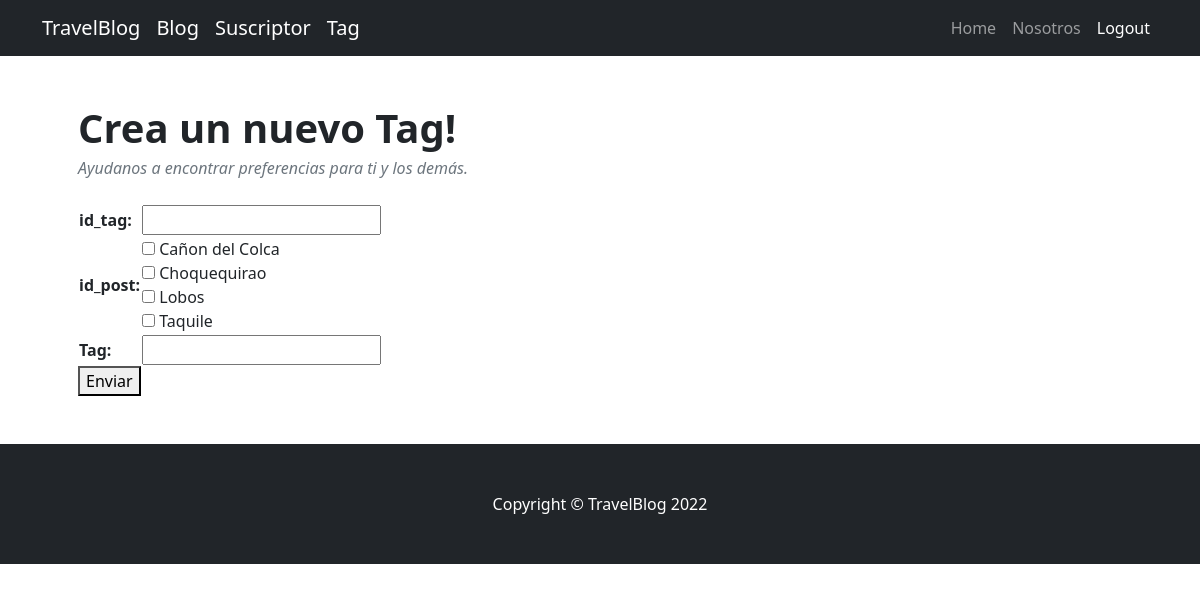
Page /form_tag/ (signed in) on the earlier database version.
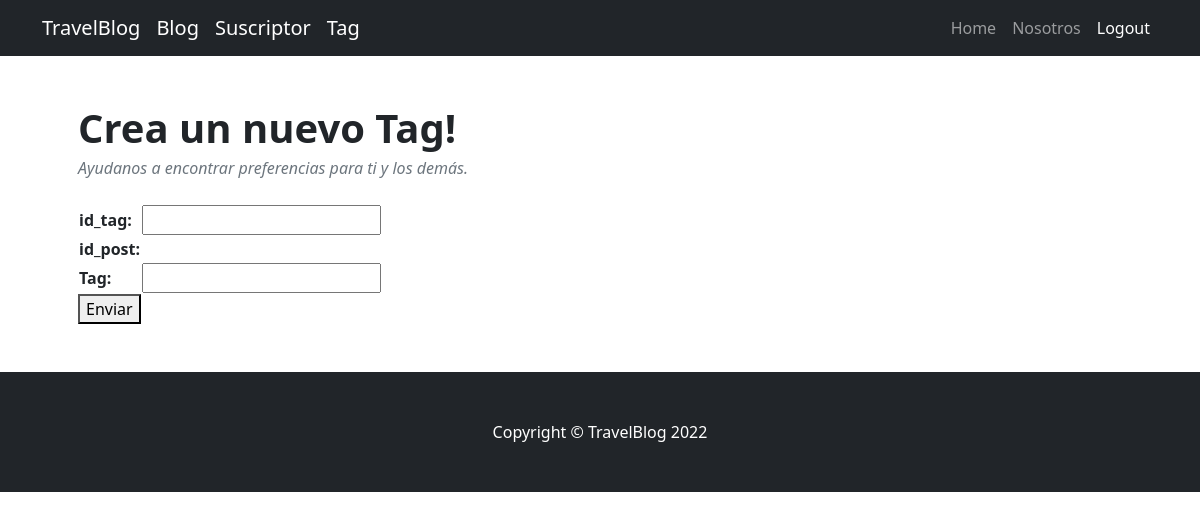
Same page on the later database version.
### AppBlog/models.py (models this page shows)
class Post(models.Model):
    id_post = models.AutoField(primary_key=True)
    nombre = models.CharField(max_length=50)
    sub_titulo = models.CharField(max_length=50)
    fecha_publicacion = models.DateField()
    img = models.CharField(max_length=100)
    descripcion = models.CharField(max_length=100)
    class Meta:
        verbose_name = 'Post'
        verbose_name_plural = 'Posts'
        ordering = ['id_post']
    def __str__(self):
        return self.nombre

### AppBlog/views.py (the view)
# urls.py: path('form_tag/', form_tag, name='form_tag'),
@login_required
def form_tag(request):
    formulario = Taguear(request.POST or None)
    if request.method == 'POST':
        formulario = Taguear(request.POST)
        if request.POST and formulario.is_valid():
            formulario_limpio = formulario.cleaned_data
            id_tag = formulario_limpio['id_tag']
            tag = formulario_limpio['tag']
            obj = Tags(
                id_tag=id_tag,
                tag = tag
            )
            obj.save()
            form2 = Taguear(request.POST, instance=obj)
            form2.save(commit=False)
            form2.save_m2m()
            return render(request,'index.html')
    else:
        formulario = Taguear()
    return render(request, 'form_tag.html',{'formulario':formulario})

### AppBlog/forms.py
class Taguear(ModelForm):
    id_tag = forms.IntegerField(label='id_tag')
    id_post = forms.ModelMultipleChoiceField(queryset=Post.objects.all().order_by('nombre'),label='id_post', widget=forms.CheckboxSelectMultiple)
    tag = forms.CharField(max_length=50)
    class Meta:
        model = Tags
        fields = '__all__'

### AppBlog/templates/form_tag.html
{% extends 'base.html' %}
{% load static %}
{% block codigoDinamico %}
<div class="container px-5 my-5">
    <header class="mb-4">
        <h1 class="fw-bolder mb-1">Crea un nuevo Tag!</h1>
        <div class="text-muted fst-italic mb-2">Ayudanos a encontrar preferencias para ti y los demás.</div>
    </header>
    <form action="" method="post"> {%csrf_token %}
        <table>
            {{formulario.as_table}}
        </table>
        <button type="submit" value="enviar">Enviar</button>
    </form>
</div>
{%endblock%}

Differences in the rows shown:
removed Post: id_post "☐ ☐ ☐ ☐"
Other differences:
text no longer shown: "id_tag: id_post: Cañon del Colca Choquequirao Lobos Taquile Tag:"
text now shown: "id_tag: id_post: Tag:"
